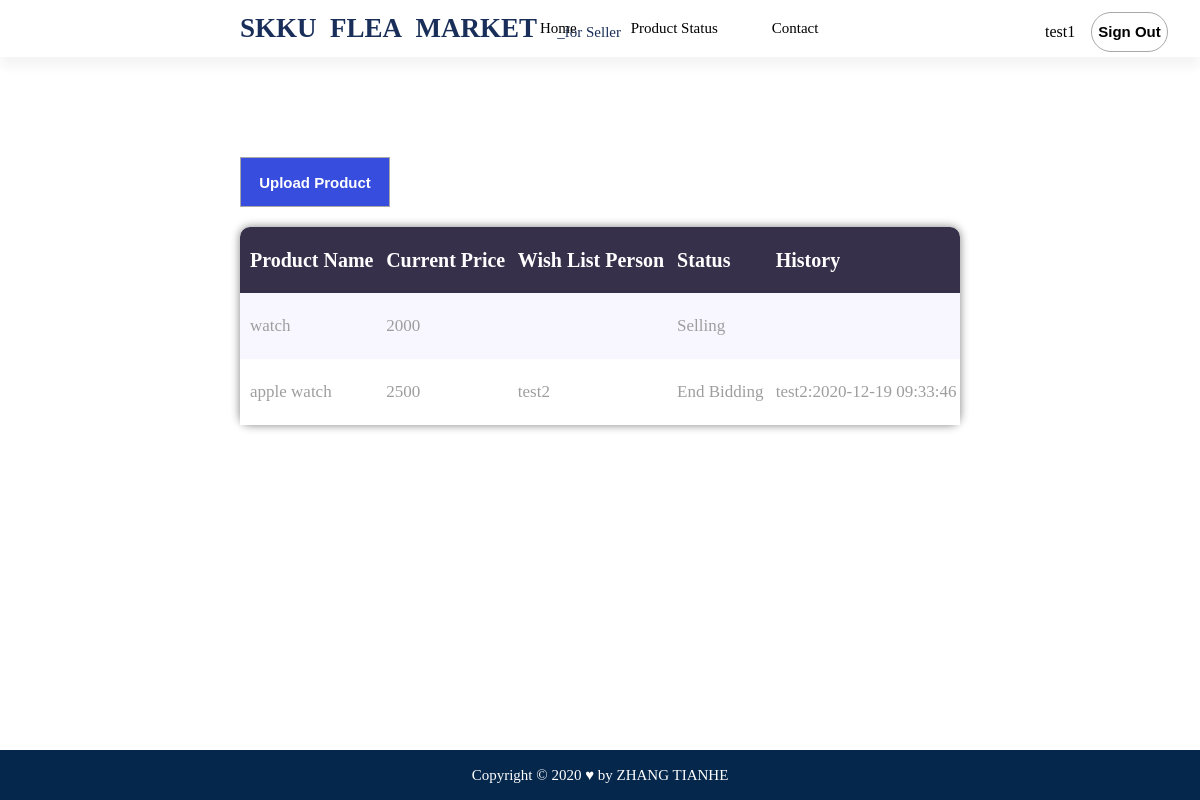
/seller.php?turn=1 (signed in), run on an earlier commit of the app's database.
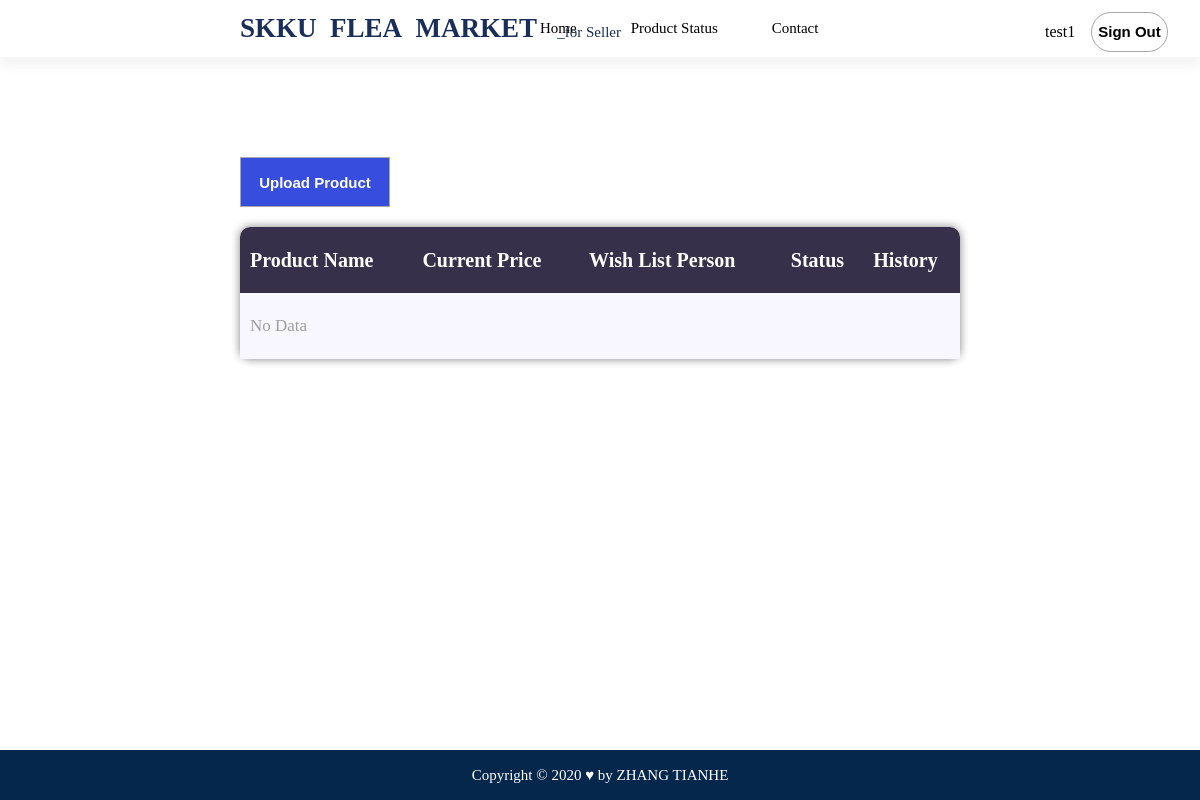
And on a later commit of the database.
### tables this page shows
create table product(
	id int(11) auto_increment primary key,
    name varchar(20) not null,
    pic varchar(50),
    sellerid int(11) not null,
    buyerid int(11) default -1,
    price int(11) default 0,
    endprice int(11) default 0,
    type tinyint(1),
    sellerphone int(20),
    sellername varchar(20),
    address varchar(50),
    addtime timestamp default current_timestamp,
    endtime timestamp,
    foreign key(sellerid) references user(id),
    foreign key(buyerid) references user(id)
)engine MyISAM;

create table action(
	id int(11) auto_increment primary key,
    productid int(11) not null,
    bidderid int(11) not null,
    addprice int(11) default 0,
    time timestamp default current_timestamp,
    foreign key(productid) references product(id),
    foreign key(bidderid) references user(id)
)engine MyISAM;

create table user(
	id int(11) auto_increment primary key,
    username varchar(20) not null,
    password varchar(32) not null,
    email varchar(30),
    type int(1) not null
)engine MyISAM;

### HTML/seller.php (the view, shortened to what this page needs)
<!DOCTYPE html>
<html lang="en">
	<head>
		<link rel="stylesheet" href="style/style.css">
		<link rel="stylesheet" href="style/seller.css">
	</head>
	<body>
		<div id="topbar">
			<a id="logo" href="index.php">SKKU&nbsp;&nbsp;FLEA&nbsp;&nbsp;MARKET&nbsp;&nbsp;&nbsp;<font class="littlelabel">_for Seller</font></a>
			<a style="margin-right: 1%;"><?php
			echo $_SESSION["username"];
			?></a>
			<a href="php/logout.php"><button>Sign Out</button></a>
			<div class="menubox"><a href="seller.php">Home</a><a href="seller.php?turn=1">Product Status</a><a href="seller.php?turn=2">Contact</a></div>
		</div>
		<?php
		if(!isset($_GET["turn"])){
			echo "
			<div id='addiv'>
			<div></div>
				<div>
					<span>Fun Shopping</span><br>
					<span>SKKU FLEA MARKET</span><br><br>
					<span>Anabada is a Korean word which has four meanings - \"Saving, Sharing, Exchanging, and Reusing\". The campaign has helped South Korea overcome financially hard times.</span>
				</div>
				<div><img src='image/0.png'></div>
			</div>
			";
		}elseif($_GET["turn"]=="1"){
			echo "
			<div id='productstatus'>
				<button onclick='showaddpage()' class='submit'>Upload Product</button>
				<table rules='none'>
					<tr><th>Product Name</th><th>Current Price</th><th>Wish List Person</th><th>Status</th><th>History</th></tr>";
			require_once "admin/admin.php";
			$conn = new mysqli($hn,$un,$pw,$db);
			$query = "select * from product where sellerid=".$_SESSION["id"];
			$userInfo = $conn->query($query);
			if($userInfo->num_rows > 0){
				while($row = $userInfo->fetch_assoc()){
					if($row["type"] == 0){
						$status = "Selling";
						echo "<tr><td>".$row["name"]."</td><td>".$row["price"]."</td><td></td><td>$status</td><td></td></tr>";
					}else{
						$status = "Bidding";
						if($row["endtime"]>time()){
							$status = "End Bidding";
						}
						$qry = "select * from action left join user on user.id = action.bidderid where productid=".$row["id"]." order by addprice desc;";
						$dataInfor = $conn->query($qry);
						$dataInfortemp = $dataInfor;
						echo "<tr><td>".$row["name"]."</td><td>";
						$addprice = 0;
						$user = "";
						while($r = $dataInfor->fetch_assoc()){
							$addprice = $r["addprice"];
							$user = $r["username"];
							break;
						}
						echo "$addprice</td><td>$user</td><td>$status</td><td>";
						while($r = $dataInfortemp->fetch_assoc()){
							echo "<span>".$r["username"].":".$r["time"]."</span><br>";
						}
						echo "</td></tr>";
					}
				}
			}else{
				echo "<tr><td colspan=5>No Data</td></tr>";
			}
			echo "</table></div>
			<div id='uploadtable'>
				<div id='productImage' onclick='uploadimage()'>
					<span>Click here to browse</span><br><span>your product image file</span>
				</div>
				<div id='pic' onclick='uploadimage()' style='display:none'><img src='' id='picImage'></div>
				<table id='informationTable'>
					<tr><td><input type='text' placeholder='Enter Product Name' id='productName' class='inputstyle'></td></tr>
					<tr><td><input type='text' placeholder='Enter Product Price' id='productPrice' class='inputstyle'></td></tr>
					<tr><td><input type='text' placeholder='Enter Your Name' id='sellerName' class='inputstyle'></td></tr>
					<tr><td><input type='telephone' placeholder='Enter Your Phone Number' id='sellerPhone' class='inputstyle'></td></tr>
					<tr><td><input type='text' placeholder='Enter Trading Place' id='address' class='inputstyle'></td></tr>
					<tr><td><input type='checkbox' id='flea' onclick=\"selectSellType('flea')\"><label for='flea'>Flea Market</label></td></tr>
					<tr><td><input type='checkbox' id='auction' onclick=\"selectSellType('auction')\"><label for='auction'>Auction</label></td></tr>
					<tr id='endtime'><td><label for='endtime'>Auction Time</label><select id='endtimeitem'>
						<option value='1' selected='selected'>1 Day</option>
						<option value='2'>2 Day</option>
						<option value='3'>3 Day</option>
						<option value='4'>4 Day</option>
						<option value='5'>5 Day</option>
						<option value='6'>6 Day</option>
						<option value='7'>7 Day</option>
						<option value='8'>8 Day</option>
						<option value='9'>9 Day</option>
						<option value='10'>10 Day</option>
					</select></td></tr>
					<tr><td style='float:right;'><button onclick='submitProduct()' class='submit'>Register Product</button></td></tr>
				</table>
			</div>
			<input type='file' accept='image/*' style='display:none' id='chooseImage' onchange='showImage(this)'>
			";
		}
		?>
		<div id="footer">
			Copyright&nbsp;&copy;&nbsp;2020&nbsp;&hearts;&nbsp;by&nbsp;ZHANG TIANHE
		</div>
	</body>
</html>

### HTML/style/style.css (style rules this page uses)
body { margin: 0; padding: 0; }
button { height: 40px; background: rgba(0,0,0,0); border: 1px solid rgb(168,168,168); border-radius: 20px; font-size: 15px; font-weight: bolder; }
a { text-decoration: none; color: #000000; }
#topbar { width: 100%; height: 57px; box-shadow: 0 10px 10px whitesmoke; }
#logo { font-size: 27px; color: rgb(25,46,89); margin-left: 20%; line-height: 57px; font-weight: bolder; margin-right: 35%; }
.menubox { width: 49%; float: left; height: 600px; }
#footer { width: 100%; bottom: 0; height: 50px; font-size: 15px; text-align: center; line-height: 50px; color: #FFFFFF; background: #05274c; position: fixed; }

### HTML/style/seller.css (style rules this page uses)
.littlelabel { font-size: 15px; font-weight: 100; }
.menubox { position: absolute; top:0; height: 57px; left: 45%; width: 30%; }
.menubox a { line-height: 57px; font-size: 15px; margin-right: 15%; }
.submit { width: 150px; height: 50px; border-radius: 0; background: #374ddd; color: #FFFFFF; font-size: 15px; }
#productstatus { width: 60%; margin: 100px auto; }
#productstatus table { margin-top: 20px; width: 100%; text-align: left; line-height: 64px; box-shadow: grey 0 0 10px; border-radius: 10px; }
th { background: #36304a; color: #FFFFFF; font-size: 20px; padding-left: 10px; }
#productstatus th:first-child { border-radius: 10px 0 0 0; }
#productstatus th:last-child { border-radius: 0 10px 0 0; }
#productstatus tr:nth-child(even) { background: #f8f7ff; }
#productstatus tr:nth-child(odd) { background: #ffffff; }
td { padding-left: 10px; color: rgb(158,158,158); font-size: 17px; font-weight: 100; }

What changed in the data, as far as the page shows it:
removed product: name "watch", price "2000", type "Selling"
removed product: name "apple watch", action.addprice "2500", user.username "test2", endtime "End Bidding"
removed action: user.username "test2", time "2020-12-19 09:33:46"
Also different on the page:
text now shown: "No Data"
